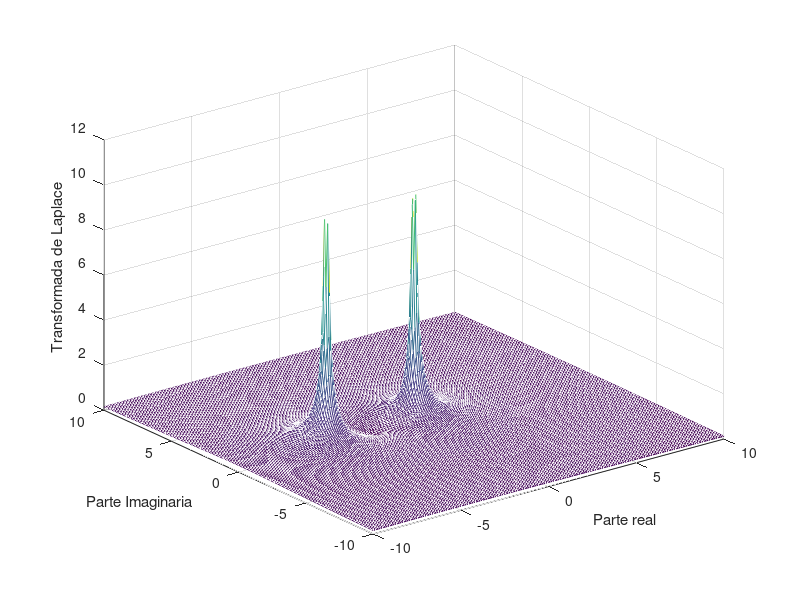

Recreate this plot in MATLAB.
clc
clear all
close all

Re=[-10:0.1:10];
Im=[-10:0.1:10];
for m=1:length(Im)
    for n=1:length(Re)
        s=Re(n)+j*Im(m);
        tl(m,n)=(((2*s)+5)/((s.^2)+(5*s)));
    end
end
mesh(Re,Im,abs(tl))
xlabel('Parte real')
ylabel('Parte Imaginaria')
zlabel('Transformada de Laplace')